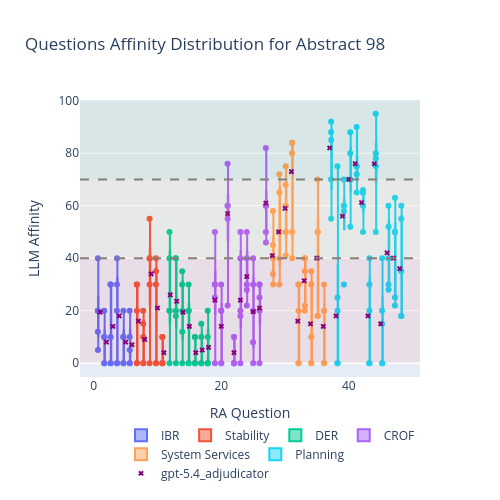

Notebook code for this chart:
### Code cell
id_ = 98
filter_ = ra_df['Model_Slug'] != 'gpt-5.4_adjudicator'
base_df = ra_df[(ra_df['Abstract_Index'] == id_) & filter_]
adj_df = ra_df[(ra_df['Abstract_Index'] == id_) & (~filter_)]

fig = px.box(
    base_df,
    y='LLM_Affinity',
    points='all',
    x='RA2025_ID',
    color='PRP_Name',
    title=f'Questions Affinity Distribution for Abstract {id_}',
    category_orders={"PRP_Name": prp_df['PRP_Name'].unique().tolist()}
)

# Overlay adjudicator-only points as scatter
fig.add_scatter(
    x=adj_df['RA2025_ID'],
    y=adj_df['LLM_Affinity'],
    mode='markers',
    name='gpt-5.4_adjudicator',
    marker=dict(size=5, symbol='x', color='purple'),
    hovertext=adj_df['PRP_Name'],
    hovertemplate='RA2025_ID=%{x}<br>LLM_Affinity=%{y}<br>PRP=%{hovertext}<extra></extra>',
)
fig.update_layout(xaxis_title='RA Question', yaxis_title='LLM Affinity', legend = dict(title=None, orientation='h', yanchor='bottom', y=-0.4, xanchor='right', x=1))
# fig.update_xaxes(tickangle=45)
fig.update_layout(width=500, height=500)
fig.show()

### Figure 1 — Plotly figure (JSON) as saved in the notebook; plotly's stock layout.template omitted (floating-point values rounded to 4 significant figures)
{"data": [{"alignmentgroup": "True", "boxpoints": "all", "hovertemplate": "PRP_Name=IBR<br>RA2025_ID=%{x}<br>LLM_Affinity=%{y}<extra></extra>", "legendgroup": "IBR", "marker": {"color": "#636efa"}, "name": "IBR", "notched": false, "offsetgroup": "IBR", "orientation": "v", "showlegend": true, "type": "box", "x": [1, 2, 3, 4, 5, 6, 1, 2, 3, 4, 5, 6, 1, 2, 3, 4, 5, 6, 1, 2, 3, 4, 5, 6, 1, 2, 3, 4, 5, 6, 1, 2, 3, 4, 5, 6], "x0": " ", "xaxis": "x", "y": [40.0, 20.0, 30.0, 30.0, 20.0, 20.0, NaN, NaN, NaN, NaN, NaN, NaN, 5.0, 0.0, 0.0, 0.0, 0.0, 0.0, 12.0, 0.0, 0.0, 0.0, 0.0, 0.0, 20.0, 10.0, 30.0, 40.0, 10.0, 5.0, 20.0, 10.0, 10.0, 20.0, 10.0, 10.0], "y0": " ", "yaxis": "y"}, {"alignmentgroup": "True", "boxpoints": "all", "hovertemplate": "PRP_Name=Stability<br>RA2025_ID=%{x}<br>LLM_Affinity=%{y}<extra></extra>", "legendgroup": "Stability", "marker": {"color": "#EF553B"}, "name": "Stability", "notched": false, "offsetgroup": "Stability", "orientation": "v", "showlegend": true, "type": "box", "x": [7, 8, 9, 10, 11, 7, 8, 9, 10, 11, 7, 8, 9, 10, 11, 7, 8, 9, 10, 11, 7, 8, 9, 10, 11, 7, 8, 9, 10, 11], "x0": " ", "xaxis": "x", "y": [30.0, 20.0, 40.0, 30.0, 0.0, NaN, NaN, NaN, NaN, NaN, 0.0, 0.0, 55.0, 0.0, 0.0, 0.0, 0.0, 0.0, 0.0, 0.0, 30.0, 15.0, 40.0, 35.0, 10.0, 20.0, 10.0, 30.0, 40.0, 10.0], "y0": " ", "yaxis": "y"}, {"alignmentgroup": "True", "boxpoints": "all", "hovertemplate": "PRP_Name=DER<br>RA2025_ID=%{x}<br>LLM_Affinity=%{y}<extra></extra>", "legendgroup": "DER", "marker": {"color": "#00cc96"}, "name": "DER", "notched": false, "offsetgroup": "DER", "orientation": "v", "showlegend": true, "type": "box", "x": [12, 13, 14, 15, 16, 17, 18, 12, 13, 14, 15, 16, 17, 18, 12, 13, 14, 15, 16, 17, 18, 12, 13, 14, 15, 16, 17, 18, 12, 13, 14, 15, 16, 17, 18, 12, 13, 14, 15, 16, 17, 18], "x0": " ", "xaxis": "x", "y": [40.0, 40.0, 30.0, 30.0, 0.0, 0.0, 0.0, NaN, NaN, NaN, NaN, NaN, NaN, NaN, 20.0, 18.0, 12.0, 0.0, 0.0, 0.0, 0.0, 0.0, 0.0, 0.0, 0.0, 0.0, 0.0, 0.0, 50.0, 40.0, 35.0, 20.0, 10.0, 15.0, 20.0, 20.0, 20.0, 20.0, 20.0, 10.0, 10.0, 10.0], "y0": " ", "yaxis": "y"}, {"alignmentgroup": "True", "boxpoints": "all", "hovertemplate": "PRP_Name=CROF<br>RA2025_ID=%{x}<br>LLM_Affinity=%{y}<extra></extra>", "legendgroup": "CROF", "marker": {"color": "#ab63fa"}, "name": "CROF", "notched": false, "offsetgroup": "CROF", "orientation": "v", "showlegend": true, "type": "box", "x": [19, 20, 21, 22, 23, 24, 25, 26, 27, 19, 20, 21, 22, 23, 24, 25, 26, 27, 19, 20, 21, 22, 23, 24, 25, 26, 27, 19, 20, 21, 22, 23, 24, 25, 26, 27, 19, 20, 21, 22, 23, 24, 25, 26, 27, 19, 20, 21, 22, 23, 24, 25, 26, 27], "x0": " ", "xaxis": "x", "y": [50.0, 30.0, 60.0, 0.0, 40.0, 50.0, 30.0, 30.0, 60.0, NaN, NaN, NaN, NaN, NaN, NaN, NaN, NaN, NaN, 30.0, 0.0, 76.0, 0.0, 18.0, 22.0, 8.0, 25.0, 82.0, 0.0, 0.0, 22.0, 0.0, 0.0, 28.0, 0.0, 0.0, 46.0, 25.0, 20.0, 55.0, 10.0, 50.0, 30.0, 40.0, 20.0, 60.0, 30.0, 20.0, 60.0, 10.0, 20.0, 40.0, 20.0, 30.0, 50.0], "y0": " ", "yaxis": "y"}, {"alignmentgroup": "True", "boxpoints": "all", "hovertemplate": "PRP_Name=System Services<br>RA2025_ID=%{x}<br>LLM_Affinity=%{y}<extra></extra>", "legendgroup": "System Services", "marker": {"color": "#FFA15A"}, "name": "System Services", "notched": false, "offsetgroup": "System Services", "orientation": "v", "showlegend": true, "type": "box", "x": [28, 29, 30, 31, 32, 33, 34, 35, 36, 28, 29, 30, 31, 32, 33, 34, 35, 36, 28, 29, 30, 31, 32, 33, 34, 35, 36, 28, 29, 30, 31, 32, 33, 34, 35, 36, 28, 29, 30, 31, 32, 33, 34, 35, 36, 28, 29, 30, 31, 32, 33, 34, 35, 36], "x0": " ", "xaxis": "x", "y": [40.0, 50.0, 60.0, 50.0, 30.0, 40.0, 30.0, 70.0, 30.0, NaN, NaN, NaN, NaN, NaN, NaN, NaN, NaN, NaN, 58.0, 72.0, 68.0, 84.0, 0.0, 35.0, 0.0, 18.0, 0.0, 34.0, 30.0, 41.0, 84.0, 0.0, 22.0, 0.0, 18.0, 0.0, 45.0, 65.0, 75.0, 80.0, 30.0, 40.0, 35.0, 50.0, 20.0, 30.0, 40.0, 50.0, 40.0, 20.0, 20.0, 10.0, 50.0, 20.0], "y0": " ", "yaxis": "y"}, {"alignmentgroup": "True", "boxpoints": "all", "hovertemplate": "PRP_Name=Planning<br>RA2025_ID=%{x}<br>LLM_Affinity=%{y}<extra></extra>", "legendgroup": "Planning", "marker": {"color": "#19d3f3"}, "name": "Planning", "notched": false, "offsetgroup": "Planning", "orientation": "v", "showlegend": true, "type": "box", "x": [37, 38, 39, 40, 41, 42, 43, 44, 45, 46, 47, 48, 37, 38, 39, 40, 41, 42, 43, 44, 45, 46, 47, 48, 37, 38, 39, 40, 41, 42, 43, 44, 45, 46, 47, 48, 37, 38, 39, 40, 41, 42, 43, 44, 45, 46, 47, 48, 37, 38, 39, 40, 41, 42, 43, 44, 45, 46, 47, 48, 37, 38, 39, 40, 41, 42, 43, 44, 45, 46, 47, 48], "x0": " ", "xaxis": "x", "y": [85.0, 75.0, 60.0, 70.0, 75.0, 65.0, 40.0, 80.0, 40.0, 60.0, 50.0, 55.0, NaN, NaN, NaN, NaN, NaN, NaN, NaN, NaN, NaN, NaN, NaN, NaN, 88.0, 0.0, 70.0, 52.0, 90.0, 60.0, 0.0, 78.0, 0.0, 28.0, 22.0, 18.0, 92.0, 0.0, 58.0, 88.0, 72.0, 66.0, 0.0, 95.0, 0.0, 52.0, 63.0, 18.0, 55.0, 25.0, 60.0, 70.0, 65.0, 50.0, 20.0, 75.0, 15.0, 30.0, 25.0, 35.0, 70.0, 20.0, 30.0, 80.0, 75.0, 65.0, 30.0, 50.0, 20.0, 40.0, 50.0, 60.0], "y0": " ", "yaxis": "y"}, {"hovertemplate": "RA2025_ID=%{x}<br>LLM_Affinity=%{y}<br>PRP=%{hovertext}<extra></extra>", "hovertext": ["IBR", "IBR", "IBR", "IBR", "IBR", "IBR", "Stability", "Stability", "Stability", "Stability", "Stability", "DER", "DER", "DER", "DER", "DER", "DER", "DER", "CROF", "CROF", "CROF", "CROF", "CROF", "CROF", "CROF", "CROF", "CROF", "System Services", "System Services", "System Services", "System Services", "System Services", "System Services", "System Services", "System Services", "System Services", "Planning", "Planning", "Planning", "Planning", "Planning", "Planning", "Planning", "Planning", "Planning", "Planning", "Planning", "Planning"], "marker": {"color": "purple", "size": 5, "symbol": "x"}, "mode": "markers", "name": "gpt-5.4_adjudicator", "type": "scatter", "x": [1, 2, 3, 4, 5, 6, 7, 8, 9, 10, 11, 12, 13, 14, 15, 16, 17, 18, 19, 20, 21, 22, 23, 24, 25, 26, 27, 28, 29, 30, 31, 32, 33, 34, 35, 36, 37, 38, 39, 40, 41, 42, 43, 44, 45, 46, 47, 48], "y": [19.4, 8.0, 14.0, 18.0, 8.0, 7.0, 16.0, 9.0, 34.0, 21.0, 4.0, 26.0, 23.6, 19.4, 14.0, 4.0, 5.0, 6.0, 24.0, 14.0, 57.0, 4.0, 24.0, 33.0, 19.6, 21.0, 61.0, 41.0, 50.0, 59.0, 73.0, 16.0, 31.4, 15.0, 40.0, 14.0, 82.0, 18.0, 56.0, 70.0, 76.0, 61.2, 18.0, 76.0, 15.0, 42.0, 40.0, 36.0]}], "layout": {"boxmode": "group", "height": 500, "legend": {"orientation": "h", "title": {}, "tracegroupgap": 0, "x": 1, "xanchor": "right", "y": -0.4, "yanchor": "bottom"}, "shapes": [{"line": {"color": "gray", "dash": "dash"}, "type": "line", "x0": 0, "x1": 1, "xref": "x domain", "y0": 40, "y1": 40, "yref": "y"}, {"line": {"color": "gray", "dash": "dash"}, "type": "line", "x0": 0, "x1": 1, "xref": "x domain", "y0": 70, "y1": 70, "yref": "y"}, {"fillcolor": "red", "line": {"width": 0}, "opacity": 0.06, "type": "rect", "x0": 0, "x1": 1, "xref": "x domain", "y0": 0, "y1": 40, "yref": "y"}, {"fillcolor": "orange", "line": {"width": 0}, "opacity": 0.06, "type": "rect", "x0": 0, "x1": 1, "xref": "x domain", "y0": 40, "y1": 70, "yref": "y"}, {"fillcolor": "green", "line": {"width": 0}, "opacity": 0.06, "type": "rect", "x0": 0, "x1": 1, "xref": "x domain", "y0": 70, "y1": 100, "yref": "y"}], "title": {"text": "Questions Affinity Distribution for Abstract 98"}, "width": 500, "xaxis": {"anchor": "y", "domain": [0, 1], "title": {"text": "RA Question"}}, "yaxis": {"anchor": "x", "domain": [0, 1], "title": {"text": "LLM Affinity"}}}}
